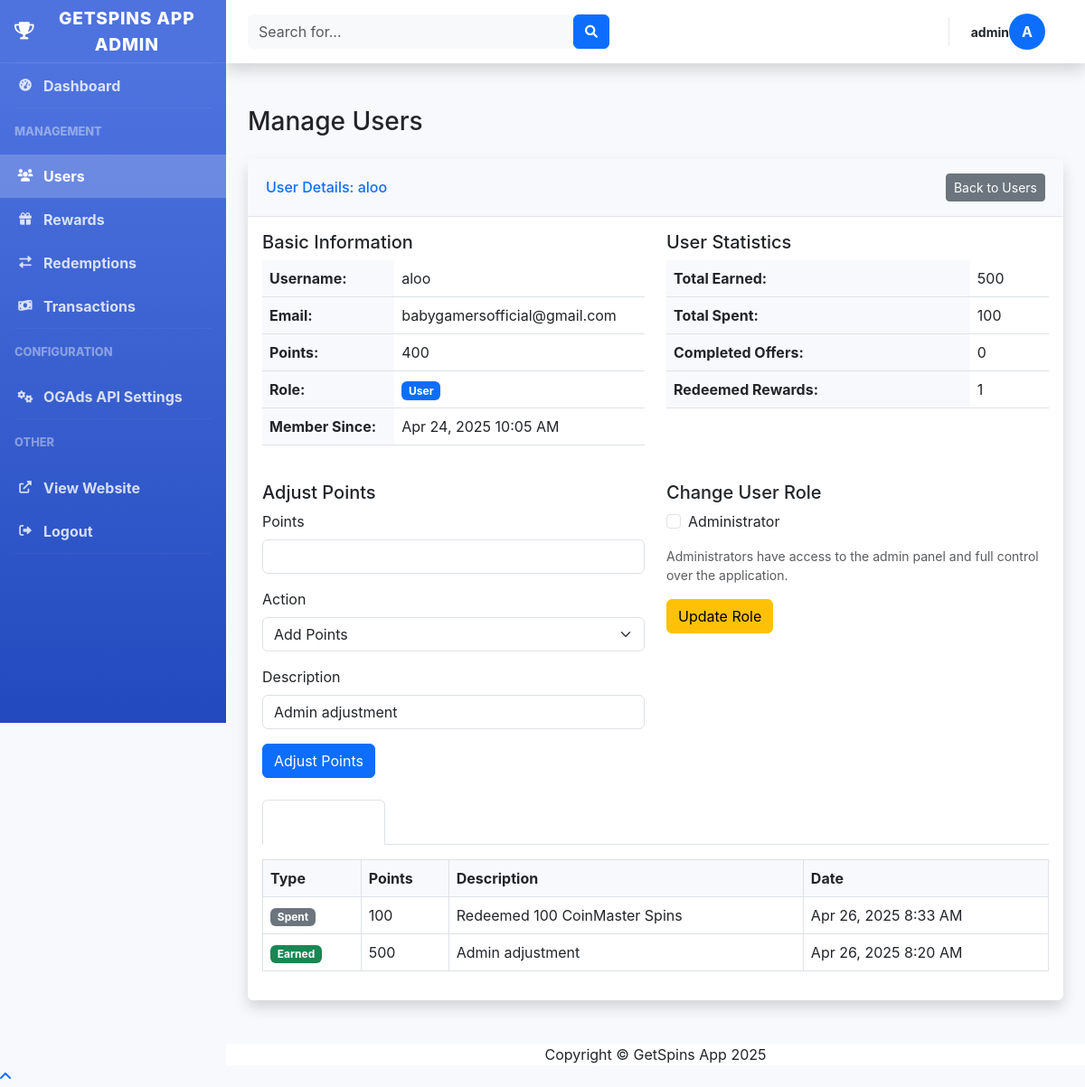
Page /admin/users.php?action=view&id=2 (signed in) on the earlier database version.
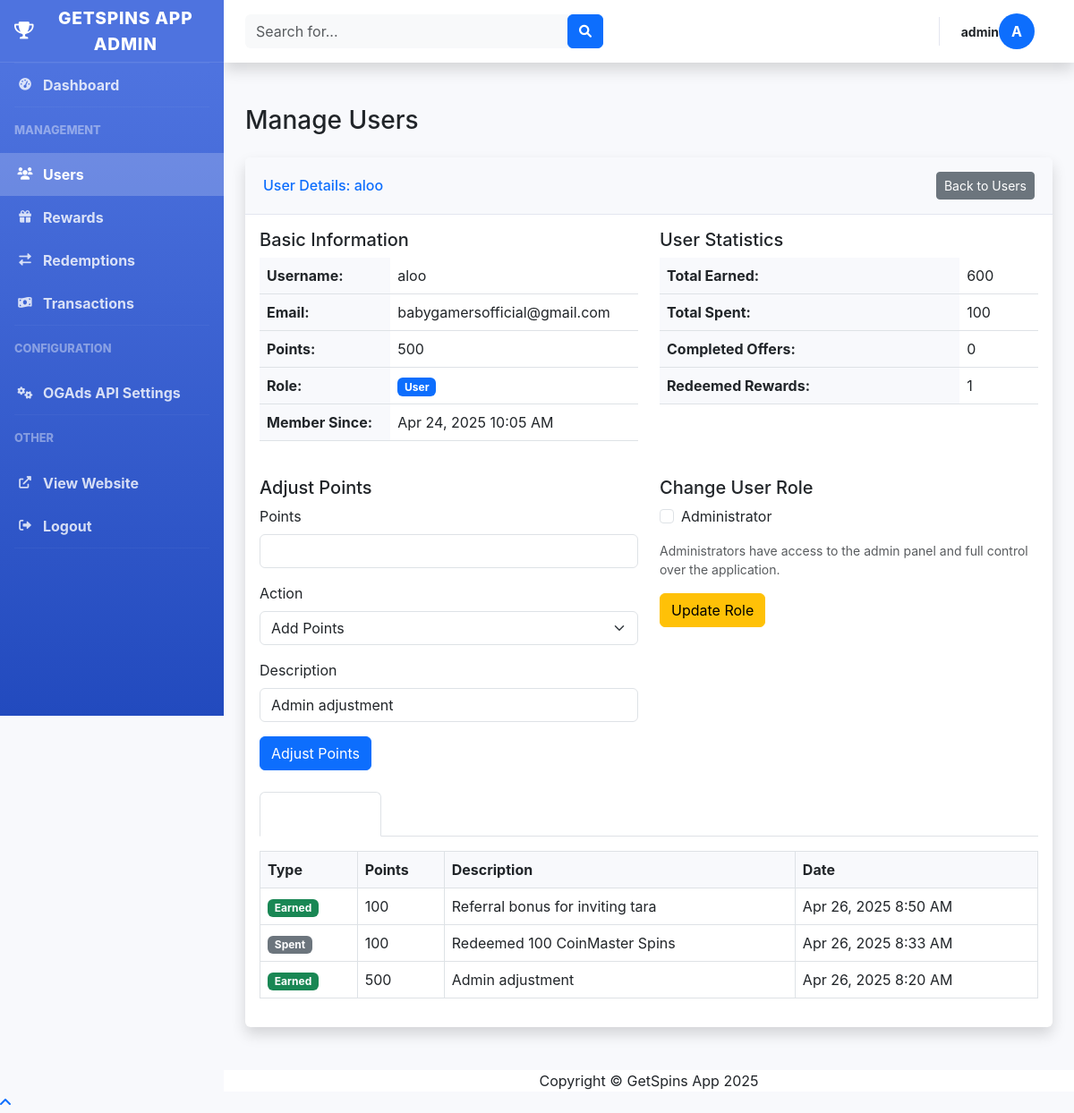
Same page on the later database version.
### tables this page shows
CREATE TABLE users (
            id INTEGER PRIMARY KEY AUTOINCREMENT,
            username TEXT NOT NULL UNIQUE,
            email TEXT NOT NULL UNIQUE,
            password TEXT NOT NULL,
            points INTEGER NOT NULL DEFAULT 0,
            is_admin INTEGER NOT NULL DEFAULT 0,
            created_at TIMESTAMP DEFAULT CURRENT_TIMESTAMP,
            updated_at TIMESTAMP DEFAULT CURRENT_TIMESTAMP
        , referral_code TEXT, referred_by INTEGER);

CREATE TABLE transactions (
            id INTEGER PRIMARY KEY AUTOINCREMENT,
            user_id INTEGER NOT NULL,
            type TEXT NOT NULL CHECK(type IN ('earn', 'spend')),
            points INTEGER NOT NULL,
            description TEXT NOT NULL,
            reference_id INTEGER NULL,
            reference_type TEXT NULL,
            created_at TIMESTAMP DEFAULT CURRENT_TIMESTAMP,
            FOREIGN KEY (user_id) REFERENCES users(id) ON DELETE CASCADE
        );

### includes/auth.php (called while the page is built, shortened)
<?php
require_once 'db.php';
class Auth {
    private $db;
    public function __construct() {
        $this->db = Database::getInstance();
    }
    public function getUser() {
        $user_id = $_SESSION['user_id'];
        $conn = $this->db->getConnection();
        try {
            $stmt = $conn->prepare("SELECT id, username, email, points, is_admin, created_at, referral_code, referred_by FROM users WHERE id = :user_id");
            $stmt->bindValue(':user_id', $user_id);
            $stmt->execute();
            $user = $stmt->fetch(PDO::FETCH_ASSOC);
            return $user;
        } catch (PDOException $e) {
            error_log('Error getting user: ' . $e->getMessage());
            return null;
        }
    }
}
?>

### includes/db.php (called while the page is built, shortened)
<?php
class Database {
    private $connection;
    private static $instance;
    private function __construct() {
        try {
            $this->connection = new PDO('sqlite:' . DB_PATH);
            $this->connection->setAttribute(PDO::ATTR_ERRMODE, PDO::ERRMODE_EXCEPTION);
        } catch (PDOException $e) {
            die('Database Connection Error: ' . $e->getMessage());
        }
    }
    public static function getInstance() {
        if (!self::$instance) {
            self::$instance = new self();
        }
        return self::$instance;
    }
    public function query($sql) {
        try {
            return $this->connection->query($sql);
        } catch (PDOException $e) {
            error_log("Query Error: " . $e->getMessage() . "\nSQL: " . $sql);
            return false;
        }
    }
}
?>

### includes/functions.php (called while the page is built, shortened)
<?php
require_once 'db.php';
function getUserStats($user_id) {
    $db = Database::getInstance();
    $conn = $db->getConnection();
    try {
        $stmt = $conn->prepare("SELECT SUM(points) as total_earned FROM transactions WHERE user_id = :user_id AND type = 'earn'");
        $stmt->bindValue(':user_id', $user_id);
        $stmt->execute();
        $result = $stmt->fetch(PDO::FETCH_ASSOC);
        $total_earned = $result['total_earned'] ?: 0;
        $stmt = $conn->prepare("SELECT SUM(points) as total_spent FROM transactions WHERE user_id = :user_id AND type = 'spend'");
        $stmt->bindValue(':user_id', $user_id);
        $stmt->execute();
        $result = $stmt->fetch(PDO::FETCH_ASSOC);
        $total_spent = $result['total_spent'] ?: 0;
        $stmt = $conn->prepare("SELECT COUNT(*) as completed_offers FROM user_offers WHERE user_id = :user_id AND completed = 1");
        $stmt->bindValue(':user_id', $user_id);
        $stmt->execute();
        $result = $stmt->fetch(PDO::FETCH_ASSOC);
        $completed_offers = $result['completed_offers'] ?: 0;
        $stmt = $conn->prepare("SELECT COUNT(*) as redeemed_rewards FROM redemptions WHERE user_id = :user_id AND status = 'completed'");
        $stmt->bindValue(':user_id', $user_id);
        $stmt->execute();
        $result = $stmt->fetch(PDO::FETCH_ASSOC);
        $redeemed_rewards = $result['redeemed_rewards'] ?: 0;
        $stmt = $conn->prepare("SELECT points FROM users WHERE id = :user_id");
        $stmt->bindValue(':user_id', $user_id);
        $stmt->execute();
        $result = $stmt->fetch(PDO::FETCH_ASSOC);
        $current_points = $result['points'] ?: 0;
        $stmt = $conn->prepare("SELECT COUNT(*) as total_referrals FROM referrals WHERE referrer_id = :user_id");
        $stmt->bindValue(':user_id', $user_id);
        $stmt->execute();
        $result = $stmt->fetch(PDO::FETCH_ASSOC);
        $total_referrals = $result['total_referrals'] ?: 0;
        $stmt = $conn->prepare("SELECT SUM(points) as referral_income FROM transactions
                               WHERE user_id = :user_id AND type = 'earn' AND description LIKE 'Referral bonus%'");
        $stmt->bindValue(':user_id', $user_id);
        $stmt->execute();
        $result = $stmt->fetch(PDO::FETCH_ASSOC);
        $referral_income = $result['referral_income'] ?: 0;
        return [
            'total_earned' => $total_earned,
            'total_spent' => $total_spent,
            'completed_offers' => $completed_offers,
            'redeemed_rewards' => $redeemed_rewards,
            'current_points' => $current_points,
            'total_referrals' => $total_referrals,
            'referral_income' => $referral_income
        ];
    } catch (PDOException $e) {
        error_log("Error getting user stats: " . $e->getMessage());
        return [
            'total_earned' => 0,
            'total_spent' => 0,
            'completed_offers' => 0,
            'redeemed_rewards' => 0,
            'current_points' => 0,
            'total_referrals' => 0,
            'referral_income' => 0
        ];
    }
}
function getAllUsers() {
    $db = Database::getInstance();
    try {
        $query = "SELECT * FROM users ORDER BY id DESC";
        $result = $db->query($query);
        $users = [];
        if ($result) {
            while ($row = $result->fetch(PDO::FETCH_ASSOC)) {
                $users[] = $row;
            }
        }
        return $users;
    } catch (PDOException $e) {
        error_log("Error getting all users: " . $e->getMessage());
        return [];
    }
}
function formatPoints($points) {
    return number_format($points);
}
function formatDate($date) {
    return date('M j, Y g:i A', strtotime($date));
}
?>

### admin/users.php (the view, shortened to what the changed rows need)
<?php
require_once '../includes/auth.php';
require_once '../includes/functions.php';
require_once '../includes/db.php';
$db = Database::getInstance();
$conn = $db->getConnection();
if (isset($_GET['action'])) {
    $action = $_GET['action'];
    if ($action === 'view' && isset($_GET['id'])) {
        $user_id = (int)$_GET['id'];
        $stats = getUserStats($user_id);
        $stmt = $conn->prepare("SELECT * FROM transactions WHERE user_id = :user_id ORDER BY created_at DESC LIMIT 10");
        $stmt->bindValue(':user_id', $user_id);
        $stmt->execute();
        $transactions = [];
        while ($row = $stmt->fetch(PDO::FETCH_ASSOC)) {
            $transactions[] = $row;
        }
    }
}
$users = getAllUsers();
include 'header.php';
?>
<div class="container-fluid">
    <div class="d-sm-flex align-items-center justify-content-between mb-4">
        <h1 class="h3 mb-0 text-gray-800">Manage Users</h1>
    </div>
    <?php if (isset($action) && $action === 'view' && isset($user)): ?>
    <div class="card shadow mb-4">
        <div class="card-header py-3 d-flex flex-row align-items-center justify-content-between">
            <h6 class="m-0 font-weight-bold text-primary">User Details: <?php echo htmlspecialchars($user['username']); ?></h6>
            <a href="users.php" class="btn btn-sm btn-secondary">Back to Users</a>
        </div>
        <div class="card-body">
            <div class="row mb-4">
                <div class="col-md-6">
                    <h5>Basic Information</h5>
                    <table class="table">
                        <tr>
                            <th>Username:</th>
                            <td><?php echo htmlspecialchars($user['username']); ?></td>
                        </tr>
                        <tr>
                            <th>Email:</th>
                            <td><?php echo htmlspecialchars($user['email']); ?></td>
                        </tr>
                        <tr>
                            <th>Points:</th>
                            <td><?php echo formatPoints($user['points']); ?></td>
                        </tr>
                        <tr>
                            <th>Role:</th>
                            <td>
                                <?php if ($user['is_admin']): ?>
                                <span class="badge bg-danger">Admin</span>
                                <?php else: ?>
                                <span class="badge bg-primary">User</span>
                                <?php endif; ?>
                            </td>
                        </tr>
                        <tr>
                            <th>Member Since:</th>
                            <td><?php echo formatDate($user['created_at']); ?></td>
                        </tr>
                    </table>
                </div>
                <div class="col-md-6">
                    <h5>User Statistics</h5>
                    <table class="table">
                        <tr>
                            <th>Total Earned:</th>
                            <td><?php echo formatPoints($stats['total_earned']); ?></td>
                        </tr>
                        <tr>
                            <th>Total Spent:</th>
                            <td><?php echo formatPoints($stats['total_spent']); ?></td>
                        </tr>
                        <tr>
                            <th>Completed Offers:</th>
                            <td><?php echo $stats['completed_offers']; ?></td>
                        </tr>
                        <tr>
                            <th>Redeemed Rewards:</th>
                            <td><?php echo $stats['redeemed_rewards']; ?></td>
                        </tr>
                    </table>
                </div>
            </div>
            <div class="row mb-4">
                <div class="col-md-6">
                    <h5>Adjust Points</h5>
                    <form action="users.php?action=edit_points&id=<?php echo $user['id']; ?>" method="post">
                        <div class="mb-3">
                            <label for="points" class="form-label">Points</label>
                            <input type="number" class="form-control" id="points" name="points" min="1" required>
                        </div>
                        <div class="mb-3">
                            <label for="type" class="form-label">Action</label>
                            <select class="form-select" id="type" name="type" required>
                                <option value="add">Add Points</option>
                            </select>
                        </div>
                        <div class="mb-3">
                            <label for="description" class="form-label">Description</label>
                            <input type="text" class="form-control" id="description" name="description" value="Admin adjustment">
                        </div>
                        <button type="submit" class="btn btn-primary">Adjust Points</button>
                    </form>
                </div>
                <div class="col-md-6">
                    <h5>Change User Role</h5>
                    <form action="users.php?action=change_role&id=<?php echo $user['id']; ?>" method="post">
                        <div class="mb-3 form-check">
                            <input type="checkbox" class="form-check-input" id="is_admin" name="is_admin" <?php echo $user['is_admin'] ? 'checked' : ''; ?>>
                            <label class="form-check-label" for="is_admin">Administrator</label>
                        </div>
                        <p class="small text-muted">Administrators have access to the admin panel and full control over the application.</p>
                        <button type="submit" class="btn btn-warning">Update Role</button>
                    </form>
                </div>
            </div>
            <div class="row">
                <div class="col-12">
                    <ul class="nav nav-tabs" id="userTabs" role="tablist">
                        <li class="nav-item" role="presentation">
                            <button class="nav-link active" id="transactions-tab" data-bs-toggle="tab" data-bs-target="#transactions" type="button" role="tab" aria-controls="transactions" aria-selected="true">Transactions</button>
                        </li>
                        <li class="nav-item" role="presentation">
                            <button class="nav-link" id="redemptions-tab" data-bs-toggle="tab" data-bs-target="#redemptions" type="button" role="tab" aria-controls="redemptions" aria-selected="false">Redemptions</button>
                        </li>
                    </ul>
                    <div class="tab-content" id="userTabsContent">
                        <div class="tab-pane fade show active" id="transactions" role="tabpanel" aria-labelledby="transactions-tab">
                            <div class="table-responsive mt-3">
                                <table class="table table-bordered">
                                    <thead>
                                        <tr>
                                            <th>Type</th>
                                            <th>Points</th>
                                            <th>Description</th>
                                            <th>Date</th>
                                        </tr>
                                    </thead>
                                    <tbody>
                                        <?php if (count($transactions) > 0): ?>
                                            <?php foreach ($transactions as $transaction): ?>
                                            <tr>
                                                <td>
                                                    <?php if ($transaction['type'] === 'earn'): ?>
                                                    <span class="badge bg-success">Earned</span>
                                                    <?php else: ?>
                                                    <span class="badge bg-secondary">Spent</span>
                                                    <?php endif; ?>
                                                </td>
                                                <td><?php echo formatPoints($transaction['points']); ?></td>
                                                <td><?php echo htmlspecialchars($transaction['description']); ?></td>
                                                <td><?php echo formatDate($transaction['created_at']); ?></td>
                                            </tr>
                                            <?php endforeach; ?>
                                        <?php else: ?>
                                        <tr>
                                            <td colspan="4" class="text-center">No transactions found</td>
                                        </tr>
                                        <?php endif; ?>
                                    </tbody>
                                </table>
                            </div>
                        </div>
                    </div>
                </div>
            </div>
        </div>
    </div>
    <?php endif; ?>
</div>
<?php include 'footer.php'; ?>

Differences in the rows shown:
changed users "aloo": points "400" → "500"
added transactions: type "Earned", points "100", description "Referral bonus for inviting tara", created_at "Apr 26, 2025 8:50 AM"
Other differences:
formatPoints($stats['total_earned']): "500" → "600"
